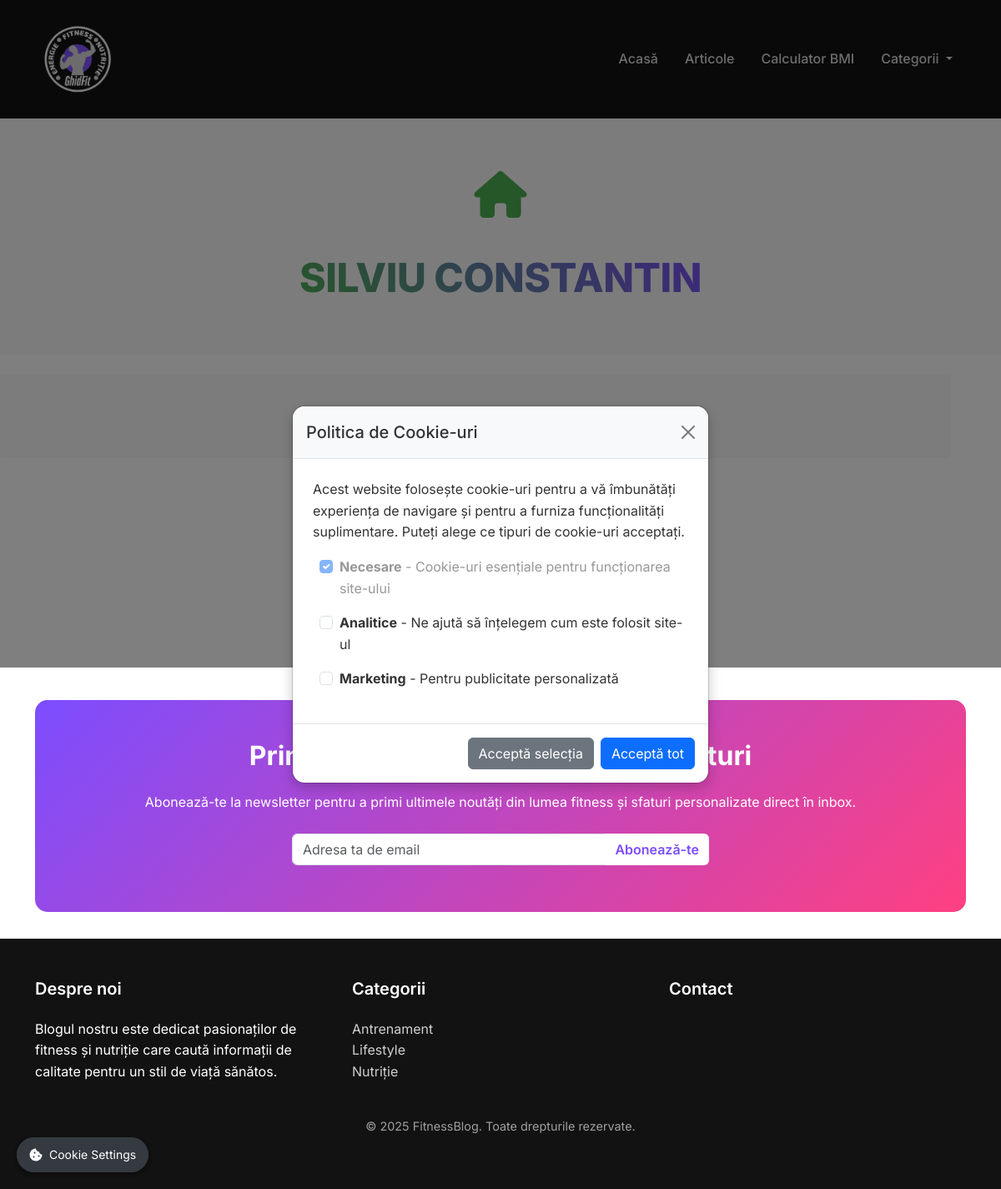
/categorie/silviu-constantin/, run on an earlier commit of the app's database.
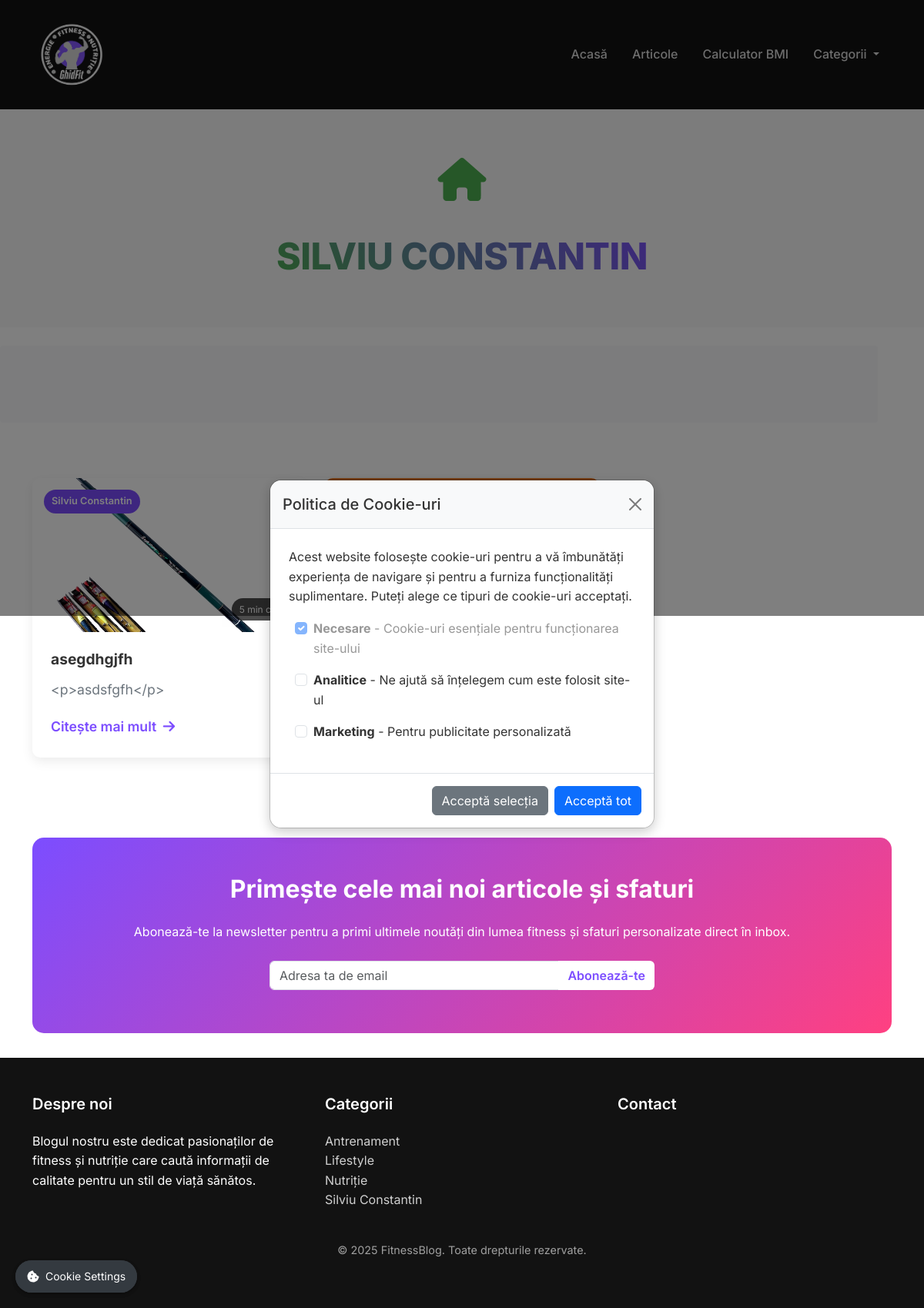
And on a later commit of the database.
### blog/models.py (models this page shows, shortened)
class Category(models.Model):
    name = models.CharField(max_length=100, verbose_name='Nume')
    slug = models.SlugField(max_length=200, unique=True, verbose_name='Slug')  # Mărit la 200
    icon = models.CharField(max_length=50, blank=True, null=True, verbose_name='Iconiță FontAwesome')
    description = models.TextField(blank=True, null=True, verbose_name='Descriere')
    class Meta:
        verbose_name = 'Categorie'
        verbose_name_plural = 'Categorii'
        ordering = ['name']

class Article(models.Model):
    title = models.CharField(max_length=200, verbose_name='Titlu')
    slug = models.SlugField(max_length=200, unique=True, verbose_name='Slug')  # Mărit la 200
    content = RichTextField(verbose_name='Conținut')
    featured_image = models.ImageField(upload_to='articles/', verbose_name='Imagine principală')
    category = models.ForeignKey(Category, on_delete=models.CASCADE, related_name='articles', verbose_name='Categorie')
    created_at = models.DateTimeField(auto_now_add=True, verbose_name='Data creării')
    updated_at = models.DateTimeField(auto_now=True, verbose_name='Data actualizării')
    read_time = models.IntegerField(default=5, verbose_name='Timp de citire (minute)')
    meta_title = models.CharField(max_length=200, blank=True, verbose_name='Titlu Meta')
    meta_description = models.TextField(blank=True, verbose_name='Descriere Meta')
    meta_keywords = models.CharField(max_length=200, blank=True, verbose_name='Cuvinte cheie Meta')
    class Meta:
        verbose_name = 'Articol'
        verbose_name_plural = 'Articole'
        ordering = ['-created_at']

### blog/views.py (the view)
# urls.py: path('categorie/<slug:slug>/', views.category_articles, name='category_articles'),
def category_articles(request, slug):
    category = get_object_or_404(Category, slug=slug)
    articles_list = Article.objects.filter(
        category=category
    ).order_by('-created_at')
    paginator = Paginator(articles_list, 9)  # 9 articles per page
    page_number = request.GET.get('page')
    articles = paginator.get_page(page_number)
    adsense_locations = {
        ad.name: ad.ad_code for ad in AdSenseLocation.objects.filter(is_active=True)
    }
    context = {
        'category': category,
        'articles': articles,
        'adsense_locations': adsense_locations,
    }
    return render(request, 'blog/category_articles.html', context)

### blog/context_processors.py (called while the page is built)
def global_context(request):
    categories = Category.objects.annotate(
        articles_count=Count('articles')
    ).filter(articles_count__gt=0)
    adsense_locations = {
        ad.name: ad.ad_code for ad in AdSenseLocation.objects.filter(is_active=True)
    }
    try:
        site_settings = SiteSettings.objects.first()
    except:
        site_settings = None
    print("Available AdSense locations:", adsense_locations.keys())
    return {
        'categories': categories,
        'adsense_locations': adsense_locations,
        'site_settings': site_settings
    }

### templates/blog/category_articles.html (shortened to what this page needs)
{% extends 'blog/base.html' %}
{% load static %}
{% block content %}
<section class="category-header py-5">
    <div class="container">
        <div class="row">
            <div class="col-lg-8 mx-auto text-center">
                <div class="category-icon">
                    {% if category.icon %}
                    <i class="fas {{ category.icon }}"></i>
                    {% endif %}
                </div>
                <h1 class="category-title">{{ category.name }}</h1>
            </div>
        </div>
    </div>
</section>
{% if adsense_locations.below_header %}
<div class="adsense-container container my-4">
</div>
{% endif %}
<section class="articles-grid-section py-5">
    <div class="container">
        <div class="row">
            {% for article in articles %}
            <div class="col-md-4 mb-4">
                <div class="article-card">
                    <div class="article-img">
                        <img src="{{ article.featured_image.url }}" alt="{{ article.title }}">
                        <div class="article-category {{ article.category.slug }}">{{ article.category.name }}</div>
                        <div class="article-time">{{ article.read_time }} min citire</div>
                    </div>
                    <div class="article-content">
                        <h3 class="article-title"><a href="{% url 'blog:article_detail' article.slug %}">{{ article.title }}</a></h3>
                        <p class="article-excerpt">{{ article.content|truncatechars:100 }}</p>
                        <a href="{% url 'blog:article_detail' article.slug %}" class="read-more">Citește mai mult <i class="fas fa-arrow-right ms-1"></i></a>
                    </div>
                </div>
            </div>
            {% empty %}
            <div class="col-12 text-center py-5">
                <p>Nu există articole în această categorie momentan.</p>
            </div>
            {% endfor %}
        </div>
    </div>
</section>
{% endblock %}

### templates/blog/base.html (shortened to what this page needs)
<!DOCTYPE html>
<html lang="ro">
<head>
    <link rel="stylesheet" href="https://cdnjs.cloudflare.com/ajax/libs/font-awesome/6.5.1/css/all.min.css">
    <link href="https://cdn.jsdelivr.net/npm/bootstrap@5.3.2/dist/css/bootstrap.min.css" rel="stylesheet">
    {% load static %}
    <link rel="stylesheet" href="{% static 'css/styles.css' %}">
</head>
<body>
    <header class="header">
        <nav class="navbar navbar-expand-lg navbar-dark">
            <div class="container">
                <a class="navbar-brand mx-auto order-0" href="{% url 'blog:home' %}">
                    <picture>
                        <source srcset="{% static 'images/logo.webp' %}" type="image/webp">
                        <img src="{% static 'images/logo.webp' %}" alt="GhidFit" class="navbar-logo">
                    </picture>
                </a>
                <div class="collapse navbar-collapse order-2" id="navbarNav">
                    <ul class="navbar-nav ms-auto">
                        <li class="nav-item">
                            <a class="nav-link" href="{% url 'blog:home' %}">Acasă</a>
                        </li>
                        <li class="nav-item">
                            <a class="nav-link" href="{% url 'blog:all_articles' %}">Articole</a>
                        </li>
                        <li class="nav-item">
                            <a class="nav-link" href="{% url 'blog:bmi_calculator' %}">Calculator BMI</a>
                        </li>
                        <li class="nav-item dropdown">
                            <a class="nav-link dropdown-toggle" href="#" id="navbarDropdown" role="button" data-bs-toggle="dropdown" aria-expanded="false">
                                Categorii
                            </a>
                        </li>
                    </ul>
                </div>
            </div>
        </nav>
    </header>
    <main>
        {% block content %}{% endblock %}
    </main>
    <section class="newsletter-section">
        <div class="container">
            <div class="newsletter-container py-5 px-4">
                <div class="row">
                    <div class="col-lg-12 text-center">
                        <h2 class="section-title">Primește cele mai noi articole și sfaturi</h2>
                        <p class="mb-4">Abonează-te la newsletter pentru a primi ultimele noutăți din lumea fitness și sfaturi personalizate direct în inbox.</p>
                        <form id="newsletter-form" class="newsletter-form">
                            <div class="input-group">
                                <input type="email" class="form-control" id="email" name="email" placeholder="Adresa ta de email" required>
                                <button type="submit" class="btn subscribe-btn">Abonează-te</button>
                            </div>
                        </form>
                    </div>
                </div>
            </div>
        </div>
    </section>
    <footer class="footer py-5">
        <div class="container">
            <div class="row">
                <div class="col-md-4">
                    <h5>Despre noi</h5>
                    <p>Blogul nostru este dedicat pasionaților de fitness și nutriție care caută informații de calitate pentru un stil de viață sănătos.</p>
                </div>
                <div class="col-md-4">
                    <h5>Categorii</h5>
                    <ul class="list-unstyled">
                        {% for category in categories %}
                            <li><a href="{% url 'blog:category_articles' category.slug %}">{{ category.name }}</a></li>
                        {% endfor %}
                    </ul>
                </div>
                <div class="col-md-4">
                    <h5>Contact</h5>
                </div>
            </div>
            <div class="row mt-4">
                <div class="col-md-12 text-center">
                    <p class="copyright">© 2025 FitnessBlog. Toate drepturile rezervate.</p>
                </div>
            </div>
        </div>
    </footer>
    <div class="cookie-consent-modal modal fade" id="cookieModal" data-bs-backdrop="static" tabindex="-1" aria-labelledby="cookieModalLabel" aria-hidden="true">
        <div class="modal-dialog modal-dialog-centered">
            <div class="modal-content">
                <div class="modal-header">
                    <h5 class="modal-title" id="cookieModalLabel">Politica de Cookie-uri</h5>
                    <button type="button" class="btn-close" data-bs-dismiss="modal" aria-label="Close"></button>
                </div>
                <div class="modal-body">
                    <p>Acest website folosește cookie-uri pentru a vă îmbunătăți experiența de navigare și pentru a furniza funcționalități suplimentare. Puteți alege ce tipuri de cookie-uri acceptați.</p>
                    <div class="cookie-options">
                        <div class="form-check">
                            <input class="form-check-input" type="checkbox" id="necessaryCookies" checked disabled>
                            <label class="form-check-label" for="necessaryCookies">
                                <strong>Necesare</strong> - Cookie-uri esențiale pentru funcționarea site-ului
                            </label>
                        </div>
                        <div class="form-check">
                            <input class="form-check-input" type="checkbox" id="analyticsCookies">
                            <label class="form-check-label" for="analyticsCookies">
                                <strong>Analitice</strong> - Ne ajută să înțelegem cum este folosit site-ul
                            </label>
                        </div>
                        <div class="form-check">
                            <input class="form-check-input" type="checkbox" id="marketingCookies">
                            <label class="form-check-label" for="marketingCookies">
                                <strong>Marketing</strong> - Pentru publicitate personalizată
                            </label>
                        </div>
                    </div>
                </div>
                <div class="modal-footer">
                    <button type="button" class="btn btn-secondary" id="acceptSelectedCookies">Acceptă selecția</button>
                    <button type="button" class="btn btn-primary" id="acceptAllCookies">Acceptă tot</button>
                </div>
            </div>
        </div>
    </div>
    <button id="cookieSettingsBtn" class="cookie-settings-btn">
    </button>
</body>
    <button id="cookieSettingsBtn" class="cookie-settings-btn">
        <i class="fas fa-cookie-bite"></i> Cookie Settings
    </button>
</body>
</html>

### templates/blog/base.html (style rules this page uses)
.adsense-container { display: block; margin: 1rem 0; text-align: center; min-height: 100px; }

What changed in the data, as far as the page shows it:
now on one of the page's lists (row unchanged): Category: name "Silviu Constantin"
added Article: featured_image (picture), category.name "Silviu Constantin", read_time "5", title "asegdhgjfh", content "<p>asdsfgfh</p>"
